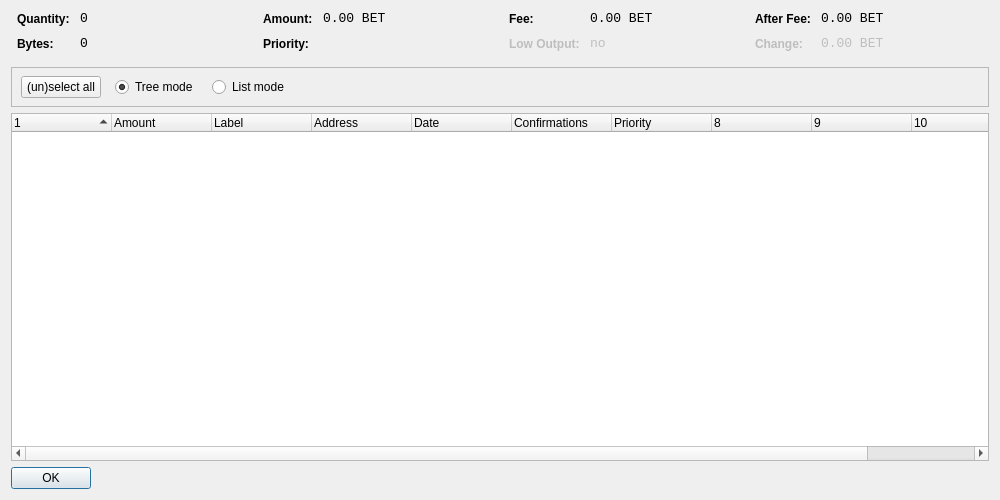
<?xml version="1.0" encoding="UTF-8"?>
<ui version="4.0">
 <class>CoinControlDialog</class>
 <widget class="QDialog" name="CoinControlDialog">
  <property name="geometry">
   <rect>
    <x>0</x>
    <y>0</y>
    <width>1000</width>
    <height>500</height>
   </rect>
  </property>
  <property name="windowTitle">
   <string>Coin Control</string>
  </property>
  <layout class="QVBoxLayout" name="verticalLayout">
   <item>
    <layout class="QHBoxLayout" name="horizontalLayoutTop" stretch="0,0,0,0">
     <property name="topMargin">
      <number>0</number>
     </property>
     <property name="bottomMargin">
      <number>10</number>
     </property>
     <item>
      <layout class="QFormLayout" name="formLayoutCoinControl1">
       <property name="horizontalSpacing">
        <number>10</number>
       </property>
       <property name="verticalSpacing">
        <number>10</number>
       </property>
       <property name="leftMargin">
        <number>6</number>
       </property>
       <property name="rightMargin">
        <number>6</number>
       </property>
       <item row="0" column="0">
        <widget class="QLabel" name="labelCoinControlQuantityText">
         <property name="styleSheet">
          <string notr="true">font-weight:bold;</string>
         </property>
         <property name="text">
          <string>Quantity:</string>
         </property>
        </widget>
       </item>
       <item row="0" column="1">
        <widget class="QLabel" name="labelCoinControlQuantity">
         <property name="font">
          <font>
           <family>Monospace</family>
           <pointsize>10</pointsize>
          </font>
         </property>
         <property name="cursor">
          <cursorShape>IBeamCursor</cursorShape>
         </property>
         <property name="contextMenuPolicy">
          <enum>Qt::ActionsContextMenu</enum>
         </property>
         <property name="text">
          <string notr="true">0</string>
         </property>
         <property name="textInteractionFlags">
          <set>Qt::LinksAccessibleByMouse|Qt::TextSelectableByKeyboard|Qt::TextSelectableByMouse</set>
         </property>
        </widget>
       </item>
       <item row="1" column="0">
        <widget class="QLabel" name="labelCoinControlBytesText">
         <property name="styleSheet">
          <string notr="true">font-weight:bold;</string>
         </property>
         <property name="text">
          <string>Bytes:</string>
         </property>
        </widget>
       </item>
       <item row="1" column="1">
        <widget class="QLabel" name="labelCoinControlBytes">
         <property name="font">
          <font>
           <family>Monospace</family>
           <pointsize>10</pointsize>
          </font>
         </property>
         <property name="cursor">
          <cursorShape>IBeamCursor</cursorShape>
         </property>
         <property name="contextMenuPolicy">
          <enum>Qt::ActionsContextMenu</enum>
         </property>
         <property name="text">
          <string notr="true">0</string>
         </property>
         <property name="textInteractionFlags">
          <set>Qt::LinksAccessibleByMouse|Qt::TextSelectableByKeyboard|Qt::TextSelectableByMouse</set>
         </property>
        </widget>
       </item>
      </layout>
     </item>
     <item>
      <layout class="QFormLayout" name="formLayoutCoinControl2">
       <property name="horizontalSpacing">
        <number>10</number>
       </property>
       <property name="verticalSpacing">
        <number>10</number>
       </property>
       <property name="leftMargin">
        <number>6</number>
       </property>
       <property name="rightMargin">
        <number>6</number>
       </property>
       <item row="0" column="0">
        <widget class="QLabel" name="labelCoinControlAmountText">
         <property name="styleSheet">
          <string notr="true">font-weight:bold;</string>
         </property>
         <property name="text">
          <string>Amount:</string>
         </property>
        </widget>
       </item>
       <item row="0" column="1">
        <widget class="QLabel" name="labelCoinControlAmount">
         <property name="font">
          <font>
           <family>Monospace</family>
           <pointsize>10</pointsize>
          </font>
         </property>
         <property name="cursor">
          <cursorShape>IBeamCursor</cursorShape>
         </property>
         <property name="contextMenuPolicy">
          <enum>Qt::ActionsContextMenu</enum>
         </property>
         <property name="text">
          <string notr="true">0.00 BET</string>
         </property>
         <property name="textInteractionFlags">
          <set>Qt::LinksAccessibleByMouse|Qt::TextSelectableByKeyboard|Qt::TextSelectableByMouse</set>
         </property>
        </widget>
       </item>
       <item row="1" column="0">
        <widget class="QLabel" name="labelCoinControlPriorityText">
         <property name="styleSheet">
          <string notr="true">font-weight:bold;</string>
         </property>
         <property name="text">
          <string>Priority:</string>
         </property>
        </widget>
       </item>
       <item row="1" column="1">
        <widget class="QLabel" name="labelCoinControlPriority">
         <property name="font">
          <font>
           <family>Monospace</family>
           <pointsize>10</pointsize>
          </font>
         </property>
         <property name="cursor">
          <cursorShape>IBeamCursor</cursorShape>
         </property>
         <property name="contextMenuPolicy">
          <enum>Qt::ActionsContextMenu</enum>
         </property>
         <property name="text">
          <string/>
         </property>
         <property name="textInteractionFlags">
          <set>Qt::LinksAccessibleByMouse|Qt::TextSelectableByKeyboard|Qt::TextSelectableByMouse</set>
         </property>
        </widget>
       </item>
      </layout>
     </item>
     <item>
      <layout class="QFormLayout" name="formLayoutCoinControl3">
       <property name="horizontalSpacing">
        <number>10</number>
       </property>
       <property name="verticalSpacing">
        <number>10</number>
       </property>
       <property name="leftMargin">
        <number>6</number>
       </property>
       <property name="rightMargin">
        <number>6</number>
       </property>
       <item row="0" column="0">
        <widget class="QLabel" name="labelCoinControlFeeText">
         <property name="styleSheet">
          <string notr="true">font-weight:bold;</string>
         </property>
         <property name="text">
          <string>Fee:</string>
         </property>
        </widget>
       </item>
       <item row="0" column="1">
        <widget class="QLabel" name="labelCoinControlFee">
         <property name="font">
          <font>
           <family>Monospace</family>
           <pointsize>10</pointsize>
          </font>
         </property>
         <property name="cursor">
          <cursorShape>IBeamCursor</cursorShape>
         </property>
         <property name="contextMenuPolicy">
          <enum>Qt::ActionsContextMenu</enum>
         </property>
         <property name="text">
          <string notr="true">0.00 BET</string>
         </property>
         <property name="textInteractionFlags">
          <set>Qt::LinksAccessibleByMouse|Qt::TextSelectableByKeyboard|Qt::TextSelectableByMouse</set>
         </property>
        </widget>
       </item>
       <item row="1" column="0">
        <widget class="QLabel" name="labelCoinControlLowOutputText">
         <property name="enabled">
          <bool>false</bool>
         </property>
         <property name="styleSheet">
          <string notr="true">font-weight:bold;</string>
         </property>
         <property name="text">
          <string>Low Output:</string>
         </property>
        </widget>
       </item>
       <item row="1" column="1">
        <widget class="QLabel" name="labelCoinControlLowOutput">
         <property name="enabled">
          <bool>false</bool>
         </property>
         <property name="font">
          <font>
           <family>Monospace</family>
           <pointsize>10</pointsize>
          </font>
         </property>
         <property name="cursor">
          <cursorShape>IBeamCursor</cursorShape>
         </property>
         <property name="contextMenuPolicy">
          <enum>Qt::ActionsContextMenu</enum>
         </property>
         <property name="text">
          <string notr="true">no</string>
         </property>
         <property name="textInteractionFlags">
          <set>Qt::LinksAccessibleByMouse|Qt::TextSelectableByKeyboard|Qt::TextSelectableByMouse</set>
         </property>
        </widget>
       </item>
      </layout>
     </item>
     <item>
      <layout class="QFormLayout" name="formLayoutCoinControl4">
       <property name="horizontalSpacing">
        <number>10</number>
       </property>
       <property name="verticalSpacing">
        <number>10</number>
       </property>
       <property name="leftMargin">
        <number>6</number>
       </property>
       <property name="rightMargin">
        <number>6</number>
       </property>
       <item row="0" column="0">
        <widget class="QLabel" name="labelCoinControlAfterFeeText">
         <property name="styleSheet">
          <string notr="true">font-weight:bold;</string>
         </property>
         <property name="text">
          <string>After Fee:</string>
         </property>
        </widget>
       </item>
       <item row="0" column="1">
        <widget class="QLabel" name="labelCoinControlAfterFee">
         <property name="font">
          <font>
           <family>Monospace</family>
           <pointsize>10</pointsize>
          </font>
         </property>
         <property name="cursor">
          <cursorShape>IBeamCursor</cursorShape>
         </property>
         <property name="contextMenuPolicy">
          <enum>Qt::ActionsContextMenu</enum>
         </property>
         <property name="text">
          <string notr="true">0.00 BET</string>
         </property>
         <property name="textInteractionFlags">
          <set>Qt::LinksAccessibleByMouse|Qt::TextSelectableByKeyboard|Qt::TextSelectableByMouse</set>
         </property>
        </widget>
       </item>
       <item row="1" column="0">
        <widget class="QLabel" name="labelCoinControlChangeText">
         <property name="enabled">
          <bool>false</bool>
         </property>
         <property name="styleSheet">
          <string notr="true">font-weight:bold;</string>
         </property>
         <property name="text">
          <string>Change:</string>
         </property>
        </widget>
       </item>
       <item row="1" column="1">
        <widget class="QLabel" name="labelCoinControlChange">
         <property name="enabled">
          <bool>false</bool>
         </property>
         <property name="font">
          <font>
           <family>Monospace</family>
           <pointsize>10</pointsize>
          </font>
         </property>
         <property name="cursor">
          <cursorShape>IBeamCursor</cursorShape>
         </property>
         <property name="contextMenuPolicy">
          <enum>Qt::ActionsContextMenu</enum>
         </property>
         <property name="text">
          <string notr="true">0.00 BET</string>
         </property>
         <property name="textInteractionFlags">
          <set>Qt::LinksAccessibleByMouse|Qt::TextSelectableByKeyboard|Qt::TextSelectableByMouse</set>
         </property>
        </widget>
       </item>
      </layout>
     </item>
    </layout>
   </item>
   <item>
    <widget class="QFrame" name="frame">
     <property name="minimumSize">
      <size>
       <width>0</width>
       <height>40</height>
      </size>
     </property>
     <property name="frameShape">
      <enum>QFrame::StyledPanel</enum>
     </property>
     <property name="frameShadow">
      <enum>QFrame::Sunken</enum>
     </property>
     <widget class="QWidget" name="horizontalLayoutWidget">
      <property name="geometry">
       <rect>
        <x>10</x>
        <y>0</y>
        <width>781</width>
        <height>41</height>
       </rect>
      </property>
      <layout class="QHBoxLayout" name="horizontalLayoutPanel" stretch="0,0,0,0,0">
       <property name="spacing">
        <number>14</number>
       </property>
       <item>
        <widget class="QPushButton" name="pushButtonSelectAll">
         <property name="sizePolicy">
          <sizepolicy hsizetype="Maximum" vsizetype="Fixed">
           <horstretch>0</horstretch>
           <verstretch>0</verstretch>
          </sizepolicy>
         </property>
         <property name="text">
          <string>(un)select all</string>
         </property>
        </widget>
       </item>
       <item>
        <widget class="QRadioButton" name="radioTreeMode">
         <property name="sizePolicy">
          <sizepolicy hsizetype="Maximum" vsizetype="Fixed">
           <horstretch>0</horstretch>
           <verstretch>0</verstretch>
          </sizepolicy>
         </property>
         <property name="text">
          <string>Tree mode</string>
         </property>
         <property name="checked">
          <bool>true</bool>
         </property>
        </widget>
       </item>
       <item>
        <widget class="QRadioButton" name="radioListMode">
         <property name="sizePolicy">
          <sizepolicy hsizetype="Maximum" vsizetype="Fixed">
           <horstretch>0</horstretch>
           <verstretch>0</verstretch>
          </sizepolicy>
         </property>
         <property name="text">
          <string>List mode</string>
         </property>
        </widget>
       </item>
       <item>
        <spacer name="horizontalSpacer">
         <property name="orientation">
          <enum>Qt::Horizontal</enum>
         </property>
         <property name="sizeHint" stdset="0">
          <size>
           <width>40</width>
           <height>20</height>
          </size>
         </property>
        </spacer>
       </item>
      </layout>
     </widget>
    </widget>
   </item>
   <item>
    <widget class="CoinControlTreeWidget" name="treeWidget">
     <property name="contextMenuPolicy">
      <enum>Qt::CustomContextMenu</enum>
     </property>
     <property name="sortingEnabled">
      <bool>false</bool>
     </property>
     <property name="columnCount">
      <number>11</number>
     </property>
     <attribute name="headerShowSortIndicator" stdset="0">
      <bool>true</bool>
     </attribute>
     <attribute name="headerStretchLastSection">
      <bool>false</bool>
     </attribute>
     <column>
      <property name="text">
       <string/>
      </property>
     </column>
     <column>
      <property name="text">
       <string>Amount</string>
      </property>
     </column>
     <column>
      <property name="text">
       <string>Label</string>
      </property>
     </column>
     <column>
      <property name="text">
       <string>Address</string>
      </property>
     </column>
     <column>
      <property name="text">
       <string>Date</string>
      </property>
     </column>
     <column>
      <property name="text">
       <string>Confirmations</string>
      </property>
      <property name="toolTip">
       <string>Confirmed</string>
      </property>
     </column>
     <column>
      <property name="text">
       <string>Priority</string>
      </property>
     </column>
     <column>
      <property name="text">
       <string/>
      </property>
     </column>
     <column>
      <property name="text">
       <string/>
      </property>
     </column>
     <column>
      <property name="text">
       <string/>
      </property>
     </column>
     <column>
      <property name="text">
       <string/>
      </property>
     </column>
    </widget>
   </item>
   <item>
    <widget class="QDialogButtonBox" name="buttonBox">
     <property name="sizePolicy">
      <sizepolicy hsizetype="Maximum" vsizetype="Fixed">
       <horstretch>0</horstretch>
       <verstretch>0</verstretch>
      </sizepolicy>
     </property>
     <property name="orientation">
      <enum>Qt::Horizontal</enum>
     </property>
     <property name="standardButtons">
      <set>QDialogButtonBox::Ok</set>
     </property>
    </widget>
   </item>
  </layout>
 </widget>
 <customwidgets>
  <customwidget>
   <class>CoinControlTreeWidget</class>
   <extends>QTreeWidget</extends>
   <header>coincontroltreewidget.h</header>
  </customwidget>
 </customwidgets>
 <resources/>
 <connections/>
</ui>
